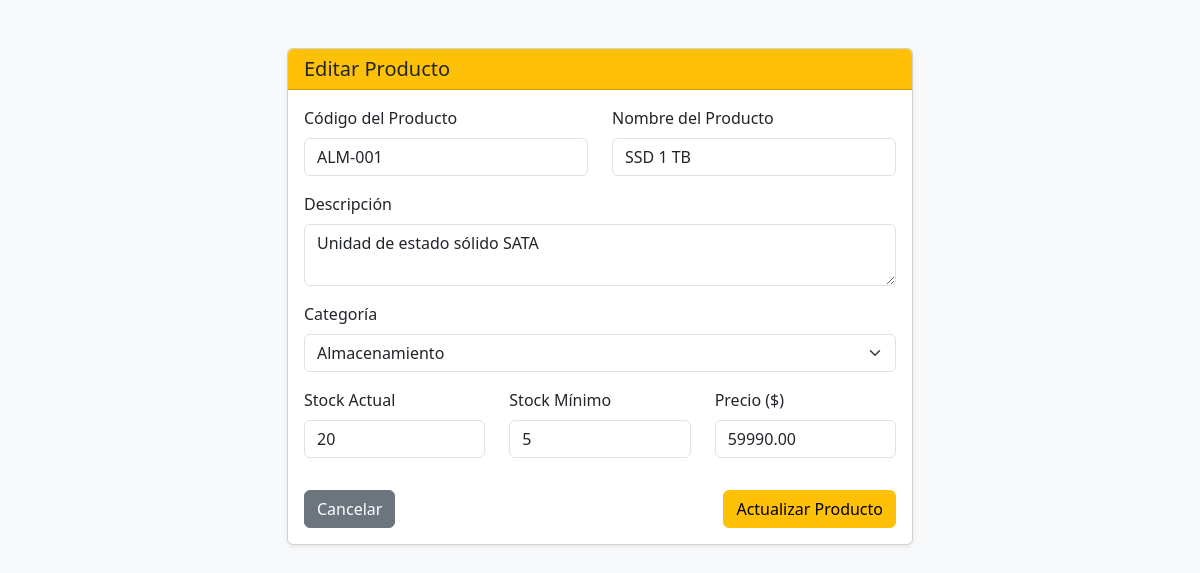
/editar_producto.php?id=2 (signed in), run on the app's committed database.
### tables this page shows
CREATE TABLE IF NOT EXISTS productos (
    id INT UNSIGNED AUTO_INCREMENT PRIMARY KEY,
    codigo VARCHAR(50) NOT NULL UNIQUE,
    nombre VARCHAR(100) NOT NULL,
    descripcion TEXT,
    categoria_id INT UNSIGNED NOT NULL,
    precio DECIMAL(10, 2) NOT NULL,
    stock_actual INT UNSIGNED NOT NULL DEFAULT 0,
    stock_minimo INT UNSIGNED NOT NULL DEFAULT 5,
    estado ENUM('activo', 'inactivo') NOT NULL DEFAULT 'activo',
    CONSTRAINT chk_productos_precio CHECK (precio >= 0),
    CONSTRAINT fk_productos_categoria
        FOREIGN KEY (categoria_id) REFERENCES categorias(id)
        ON DELETE RESTRICT ON UPDATE CASCADE
);

CREATE TABLE IF NOT EXISTS categorias (
    id INT UNSIGNED AUTO_INCREMENT PRIMARY KEY,
    nombre VARCHAR(100) NOT NULL UNIQUE,
    descripcion TEXT,
    estado ENUM('activo', 'inactivo') NOT NULL DEFAULT 'activo'
);

### editar_producto.php (the view, shortened to what this page needs)
<?php
require_once 'conexion.php';
$id = filter_input(INPUT_GET, 'id', FILTER_VALIDATE_INT);
$stmt = $conexion->prepare("SELECT * FROM productos WHERE id = :id");
$stmt->execute([':id' => $id]);
$producto = $stmt->fetch(PDO::FETCH_ASSOC);
$stmt_cat = $conexion->prepare("SELECT * FROM categorias WHERE estado = 'activo' ORDER BY nombre ASC");
$stmt_cat->execute();
$categorias = $stmt_cat->fetchAll(PDO::FETCH_ASSOC);
?>
<!DOCTYPE html>
<html lang="es">
<head>
    <link href="https://cdn.jsdelivr.net/npm/bootstrap@5.3.0/dist/css/bootstrap.min.css" rel="stylesheet">
</head>
<body class="bg-light">
    <div class="container my-5" style="max-width: 650px;">
        <div class="card shadow-sm">
            <div class="card-header bg-warning text-dark">
                <h5 class="mb-0">Editar Producto</h5>
            </div>
            <div class="card-body">
                <form action="editar_producto.php?id=<?= $id ?>" method="POST">
                    <div class="row">
                        <div class="col-md-6 mb-3">
                            <label class="form-label">Código del Producto</label>
                            <input type="text" name="codigo" class="form-control" value="<?= htmlspecialchars($producto['codigo']) ?>" required>
                        </div>
                        <div class="col-md-6 mb-3">
                            <label class="form-label">Nombre del Producto</label>
                            <input type="text" name="nombre" class="form-control" value="<?= htmlspecialchars($producto['nombre']) ?>" required>
                        </div>
                    </div>
                    <div class="mb-3">
                        <label class="form-label">Descripción</label>
                        <textarea name="descripcion" class="form-control" rows="2"><?= htmlspecialchars($producto['descripcion'] ?? '') ?></textarea>
                    </div>
                    <div class="mb-3">
                        <label class="form-label">Categoría</label>
                        <select name="categoria_id" class="form-select" required>
                            <?php foreach ($categorias as $cat): ?>
                                <option value="<?= $cat['id'] ?>" <?= $cat['id'] == $producto['categoria_id'] ? 'selected' : '' ?>>
                                    <?= htmlspecialchars($cat['nombre']) ?>
                                </option>
                            <?php endforeach; ?>
                        </select>
                    </div>
                    <div class="row">
                        <div class="col-md-4 mb-3">
                            <label class="form-label">Stock Actual</label>
                            <input type="number" name="stock_actual" class="form-control" value="<?= $producto['stock_actual'] ?>" min="0" required>
                        </div>
                        <div class="col-md-4 mb-3">
                            <label class="form-label">Stock Mínimo</label>
                            <input type="number" name="stock_minimo" class="form-control" value="<?= $producto['stock_minimo'] ?>" min="0" required>
                        </div>
                        <div class="col-md-4 mb-3">
                            <label class="form-label">Precio ($)</label>
                            <input type="number" step="0.01" name="precio" class="form-control" value="<?= number_format((float)$producto['precio'], 2, '.', '') ?>" min="0" required>
                        </div>
                    </div>
                    <div class="d-flex justify-content-between mt-3">
                        <a href="index.php" class="btn btn-secondary">Cancelar</a>
                        <button type="submit" class="btn btn-warning">Actualizar Producto</button>
                    </div>
                </form>
            </div>
        </div>
    </div>
</body>
</html>

### data on the page
productos: codigo "ALM-001", nombre "SSD 1 TB", descripcion "Unidad de estado sólido SATA", categoria_id "Almacenamiento", stock_actual "20", stock_minimo "5", precio "59990.00"
